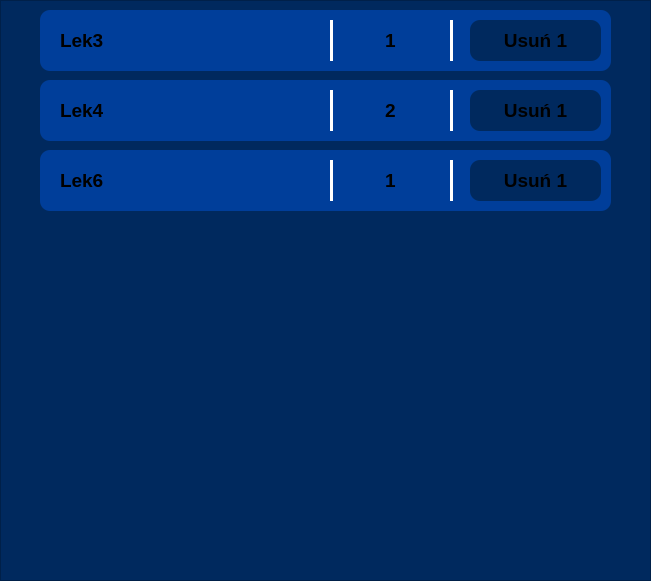
    <widget class="QFrame" name="frame_8">
     <property name="geometry">
      <rect>
       <x>50</x>
       <y>200</y>
       <width>651</width>
       <height>581</height>
      </rect>
     </property>
     <property name="styleSheet">
      <string notr="true">background-color: rgb(0, 41, 94);</string>
     </property>
     <property name="frameShape">
      <enum>QFrame::Shape::StyledPanel</enum>
     </property>
     <property name="frameShadow">
      <enum>QFrame::Shadow::Raised</enum>
     </property>
     <widget class="QFrame" name="frame_50">
      <property name="geometry">
       <rect>
        <x>40</x>
        <y>10</y>
        <width>571</width>
        <height>61</height>
       </rect>
      </property>
      <property name="styleSheet">
       <string notr="true">background-color: rgb(0, 62, 154);
border-radius: 10px;</string>
      </property>
      <property name="frameShape">
       <enum>QFrame::Shape::StyledPanel</enum>
      </property>
      <property name="frameShadow">
       <enum>QFrame::Shadow::Raised</enum>
      </property>
      <widget class="Line" name="line_26">
       <property name="geometry">
        <rect>
         <x>290</x>
         <y>10</y>
         <width>3</width>
         <height>41</height>
        </rect>
       </property>
       <property name="styleSheet">
        <string notr="true">background-color: white;</string>
       </property>
       <property name="orientation">
        <enum>Qt::Orientation::Vertical</enum>
       </property>
      </widget>
      <widget class="Line" name="line_27">
       <property name="geometry">
        <rect>
         <x>410</x>
         <y>10</y>
         <width>3</width>
         <height>41</height>
        </rect>
       </property>
       <property name="styleSheet">
        <string notr="true">background-color: white;</string>
       </property>
       <property name="orientation">
        <enum>Qt::Orientation::Vertical</enum>
       </property>
      </widget>
      <widget class="QLabel" name="label_50">
       <property name="geometry">
        <rect>
         <x>310</x>
         <y>10</y>
         <width>81</width>
         <height>41</height>
        </rect>
       </property>
       <property name="font">
        <font>
         <pointsize>14</pointsize>
         <bold>true</bold>
        </font>
       </property>
       <property name="layoutDirection">
        <enum>Qt::LayoutDirection::LeftToRight</enum>
       </property>
       <property name="styleSheet">
        <string notr="true"/>
       </property>
       <property name="text">
        <string>1</string>
       </property>
       <property name="textFormat">
        <enum>Qt::TextFormat::RichText</enum>
       </property>
       <property name="alignment">
        <set>Qt::AlignmentFlag::AlignCenter</set>
       </property>
      </widget>
      <widget class="QLabel" name="label_53">
       <property name="geometry">
        <rect>
         <x>20</x>
         <y>10</y>
         <width>261</width>
         <height>41</height>
        </rect>
       </property>
       <property name="font">
        <font>
         <pointsize>14</pointsize>
         <bold>true</bold>
        </font>
       </property>
       <property name="layoutDirection">
        <enum>Qt::LayoutDirection::LeftToRight</enum>
       </property>
       <property name="styleSheet">
        <string notr="true"/>
       </property>
       <property name="text">
        <string>Lek3</string>
       </property>
       <property name="textFormat">
        <enum>Qt::TextFormat::RichText</enum>
       </property>
       <property name="alignment">
        <set>Qt::AlignmentFlag::AlignLeading|Qt::AlignmentFlag::AlignLeft|Qt::AlignmentFlag::AlignVCenter</set>
       </property>
      </widget>
      <widget class="QFrame" name="frame_51">
       <property name="geometry">
        <rect>
         <x>430</x>
         <y>10</y>
         <width>131</width>
         <height>41</height>
        </rect>
       </property>
       <property name="styleSheet">
        <string notr="true">background-color: rgb(0, 41, 94);
border-radius: 10px;</string>
       </property>
       <property name="frameShape">
        <enum>QFrame::Shape::StyledPanel</enum>
       </property>
       <property name="frameShadow">
        <enum>QFrame::Shadow::Raised</enum>
       </property>
       <widget class="QFrame" name="frame_52">
        <property name="geometry">
         <rect>
          <x>270</x>
          <y>60</y>
          <width>841</width>
          <height>61</height>
         </rect>
        </property>
        <property name="styleSheet">
         <string notr="true">background-color: rgb(0, 62, 154);
border-radius: 10px;</string>
        </property>
        <property name="frameShape">
         <enum>QFrame::Shape::StyledPanel</enum>
        </property>
        <property name="frameShadow">
         <enum>QFrame::Shadow::Raised</enum>
        </property>
       </widget>
       <widget class="QLabel" name="label_54">
        <property name="geometry">
         <rect>
          <x>10</x>
          <y>0</y>
          <width>111</width>
          <height>41</height>
         </rect>
        </property>
        <property name="font">
         <font>
          <pointsize>14</pointsize>
          <bold>true</bold>
         </font>
        </property>
        <property name="layoutDirection">
         <enum>Qt::LayoutDirection::LeftToRight</enum>
        </property>
        <property name="styleSheet">
         <string notr="true"/>
        </property>
        <property name="text">
         <string>Usuń 1</string>
        </property>
        <property name="textFormat">
         <enum>Qt::TextFormat::RichText</enum>
        </property>
        <property name="alignment">
         <set>Qt::AlignmentFlag::AlignCenter</set>
        </property>
       </widget>
      </widget>
     </widget>
     <widget class="QFrame" name="frame_53">
      <property name="geometry">
       <rect>
        <x>40</x>
        <y>80</y>
        <width>571</width>
        <height>61</height>
       </rect>
      </property>
      <property name="styleSheet">
       <string notr="true">background-color: rgb(0, 62, 154);
border-radius: 10px;</string>
      </property>
      <property name="frameShape">
       <enum>QFrame::Shape::StyledPanel</enum>
      </property>
      <property name="frameShadow">
       <enum>QFrame::Shadow::Raised</enum>
      </property>
      <widget class="Line" name="line_28">
       <property name="geometry">
        <rect>
         <x>290</x>
         <y>10</y>
         <width>3</width>
         <height>41</height>
        </rect>
       </property>
       <property name="styleSheet">
        <string notr="true">background-color: white;</string>
       </property>
       <property name="orientation">
        <enum>Qt::Orientation::Vertical</enum>
       </property>
      </widget>
      <widget class="Line" name="line_29">
       <property name="geometry">
        <rect>
         <x>410</x>
         <y>10</y>
         <width>3</width>
         <height>41</height>
        </rect>
       </property>
       <property name="styleSheet">
        <string notr="true">background-color: white;</string>
       </property>
       <property name="orientation">
        <enum>Qt::Orientation::Vertical</enum>
       </property>
      </widget>
      <widget class="QLabel" name="label_55">
       <property name="geometry">
        <rect>
         <x>310</x>
         <y>10</y>
         <width>81</width>
         <height>41</height>
        </rect>
       </property>
       <property name="font">
        <font>
         <pointsize>14</pointsize>
         <bold>true</bold>
        </font>
       </property>
       <property name="layoutDirection">
        <enum>Qt::LayoutDirection::LeftToRight</enum>
       </property>
       <property name="styleSheet">
        <string notr="true"/>
       </property>
       <property name="text">
        <string>2</string>
       </property>
       <property name="textFormat">
        <enum>Qt::TextFormat::RichText</enum>
       </property>
       <property name="alignment">
        <set>Qt::AlignmentFlag::AlignCenter</set>
       </property>
      </widget>
      <widget class="QLabel" name="label_56">
       <property name="geometry">
        <rect>
         <x>20</x>
         <y>10</y>
         <width>261</width>
         <height>41</height>
        </rect>
       </property>
       <property name="font">
        <font>
         <pointsize>14</pointsize>
         <bold>true</bold>
        </font>
       </property>
       <property name="layoutDirection">
        <enum>Qt::LayoutDirection::LeftToRight</enum>
       </property>
       <property name="styleSheet">
        <string notr="true"/>
       </property>
       <property name="text">
        <string>Lek4</string>
       </property>
       <property name="textFormat">
        <enum>Qt::TextFormat::RichText</enum>
       </property>
       <property name="alignment">
        <set>Qt::AlignmentFlag::AlignLeading|Qt::AlignmentFlag::AlignLeft|Qt::AlignmentFlag::AlignVCenter</set>
       </property>
      </widget>
      <widget class="QFrame" name="frame_54">
       <property name="geometry">
        <rect>
         <x>430</x>
         <y>10</y>
         <width>131</width>
         <height>41</height>
        </rect>
       </property>
       <property name="styleSheet">
        <string notr="true">background-color: rgb(0, 41, 94);
border-radius: 10px;</string>
       </property>
       <property name="frameShape">
        <enum>QFrame::Shape::StyledPanel</enum>
       </property>
       <property name="frameShadow">
        <enum>QFrame::Shadow::Raised</enum>
       </property>
       <widget class="QFrame" name="frame_55">
        <property name="geometry">
         <rect>
          <x>270</x>
          <y>60</y>
          <width>841</width>
          <height>61</height>
         </rect>
        </property>
        <property name="styleSheet">
         <string notr="true">background-color: rgb(0, 62, 154);
border-radius: 10px;</string>
        </property>
        <property name="frameShape">
         <enum>QFrame::Shape::StyledPanel</enum>
        </property>
        <property name="frameShadow">
         <enum>QFrame::Shadow::Raised</enum>
        </property>
       </widget>
       <widget class="QLabel" name="label_57">
        <property name="geometry">
         <rect>
          <x>10</x>
          <y>0</y>
          <width>111</width>
          <height>41</height>
         </rect>
        </property>
        <property name="font">
         <font>
          <pointsize>14</pointsize>
          <bold>true</bold>
         </font>
        </property>
        <property name="layoutDirection">
         <enum>Qt::LayoutDirection::LeftToRight</enum>
        </property>
        <property name="styleSheet">
         <string notr="true"/>
        </property>
        <property name="text">
         <string>Usuń 1</string>
        </property>
        <property name="textFormat">
         <enum>Qt::TextFormat::RichText</enum>
        </property>
        <property name="alignment">
         <set>Qt::AlignmentFlag::AlignCenter</set>
        </property>
       </widget>
      </widget>
     </widget>
     <widget class="QFrame" name="frame_56">
      <property name="geometry">
       <rect>
        <x>40</x>
        <y>150</y>
        <width>571</width>
        <height>61</height>
       </rect>
      </property>
      <property name="styleSheet">
       <string notr="true">background-color: rgb(0, 62, 154);
border-radius: 10px;</string>
      </property>
      <property name="frameShape">
       <enum>QFrame::Shape::StyledPanel</enum>
      </property>
      <property name="frameShadow">
       <enum>QFrame::Shadow::Raised</enum>
      </property>
      <widget class="Line" name="line_30">
       <property name="geometry">
        <rect>
         <x>290</x>
         <y>10</y>
         <width>3</width>
         <height>41</height>
        </rect>
       </property>
       <property name="styleSheet">
        <string notr="true">background-color: white;</string>
       </property>
       <property name="orientation">
        <enum>Qt::Orientation::Vertical</enum>
       </property>
      </widget>
      <widget class="Line" name="line_31">
       <property name="geometry">
        <rect>
         <x>410</x>
         <y>10</y>
         <width>3</width>
         <height>41</height>
        </rect>
       </property>
       <property name="styleSheet">
        <string notr="true">background-color: white;</string>
       </property>
       <property name="orientation">
        <enum>Qt::Orientation::Vertical</enum>
       </property>
      </widget>
      <widget class="QLabel" name="label_58">
       <property name="geometry">
        <rect>
         <x>310</x>
         <y>10</y>
         <width>81</width>
         <height>41</height>
        </rect>
       </property>
       <property name="font">
        <font>
         <pointsize>14</pointsize>
         <bold>true</bold>
        </font>
       </property>
       <property name="layoutDirection">
        <enum>Qt::LayoutDirection::LeftToRight</enum>
       </property>
       <property name="styleSheet">
        <string notr="true"/>
       </property>
       <property name="text">
        <string>1</string>
       </property>
       <property name="textFormat">
        <enum>Qt::TextFormat::RichText</enum>
       </property>
       <property name="alignment">
        <set>Qt::AlignmentFlag::AlignCenter</set>
       </property>
      </widget>
      <widget class="QLabel" name="label_59">
       <property name="geometry">
        <rect>
         <x>20</x>
         <y>10</y>
         <width>261</width>
         <height>41</height>
        </rect>
       </property>
       <property name="font">
        <font>
         <pointsize>14</pointsize>
         <bold>true</bold>
        </font>
       </property>
       <property name="layoutDirection">
        <enum>Qt::LayoutDirection::LeftToRight</enum>
       </property>
       <property name="styleSheet">
        <string notr="true"/>
       </property>
       <property name="text">
        <string>Lek6</string>
       </property>
       <property name="textFormat">
        <enum>Qt::TextFormat::RichText</enum>
       </property>
       <property name="alignment">
        <set>Qt::AlignmentFlag::AlignLeading|Qt::AlignmentFlag::AlignLeft|Qt::AlignmentFlag::AlignVCenter</set>
       </property>
      </widget>
      <widget class="QFrame" name="frame_57">
       <property name="geometry">
        <rect>
         <x>430</x>
         <y>10</y>
         <width>131</width>
         <height>41</height>
        </rect>
       </property>
       <property name="styleSheet">
        <string notr="true">background-color: rgb(0, 41, 94);
border-radius: 10px;</string>
       </property>
       <property name="frameShape">
        <enum>QFrame::Shape::StyledPanel</enum>
       </property>
       <property name="frameShadow">
        <enum>QFrame::Shadow::Raised</enum>
       </property>
       <widget class="QFrame" name="frame_58">
        <property name="geometry">
         <rect>
          <x>270</x>
          <y>60</y>
          <width>841</width>
          <height>61</height>
         </rect>
        </property>
        <property name="styleSheet">
         <string notr="true">background-color: rgb(0, 62, 154);
border-radius: 10px;</string>
        </property>
        <property name="frameShape">
         <enum>QFrame::Shape::StyledPanel</enum>
        </property>
        <property name="frameShadow">
         <enum>QFrame::Shadow::Raised</enum>
        </property>
       </widget>
       <widget class="QLabel" name="label_60">
        <property name="geometry">
         <rect>
          <x>10</x>
          <y>0</y>
          <width>111</width>
          <height>41</height>
         </rect>
        </property>
        <property name="font">
         <font>
          <pointsize>14</pointsize>
          <bold>true</bold>
         </font>
        </property>
        <property name="layoutDirection">
         <enum>Qt::LayoutDirection::LeftToRight</enum>
        </property>
        <property name="styleSheet">
         <string notr="true"/>
        </property>
        <property name="text">
         <string>Usuń 1</string>
        </property>
        <property name="textFormat">
         <enum>Qt::TextFormat::RichText</enum>
        </property>
        <property name="alignment">
         <set>Qt::AlignmentFlag::AlignCenter</set>
        </property>
       </widget>
      </widget>
     </widget>
    </widget>
